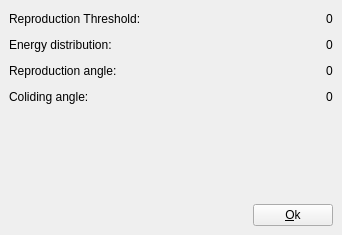
<ui version="4.0" >
 <class>Info</class>
 <widget class="QWidget" name="Info" >
  <property name="geometry" >
   <rect>
    <x>0</x>
    <y>0</y>
    <width>342</width>
    <height>235</height>
   </rect>
  </property>
  <property name="sizePolicy" >
   <sizepolicy vsizetype="Fixed" hsizetype="Preferred" >
    <horstretch>0</horstretch>
    <verstretch>0</verstretch>
   </sizepolicy>
  </property>
  <property name="windowTitle" >
   <string>Information</string>
  </property>
  <property name="windowIcon" >
   <iconset resource="../../../graphs/recursos.qrc" >
    <normaloff>:/icons/icons/main-icon.png</normaloff>:/icons/icons/main-icon.png</iconset>
  </property>
  <layout class="QVBoxLayout" >
   <property name="spacing" >
    <number>6</number>
   </property>
   <property name="margin" >
    <number>9</number>
   </property>
   <item>
    <layout class="QHBoxLayout" >
     <property name="spacing" >
      <number>6</number>
     </property>
     <property name="margin" >
      <number>0</number>
     </property>
     <item>
      <widget class="QLabel" name="labelReproducao_2" >
       <property name="text" >
        <string>Reproduction Threshold:</string>
       </property>
      </widget>
     </item>
     <item>
      <spacer>
       <property name="orientation" >
        <enum>Qt::Horizontal</enum>
       </property>
       <property name="sizeHint" stdset="0" >
        <size>
         <width>40</width>
         <height>20</height>
        </size>
       </property>
      </spacer>
     </item>
     <item>
      <widget class="QLabel" name="labelReproducao" >
       <property name="text" >
        <string>0</string>
       </property>
      </widget>
     </item>
    </layout>
   </item>
   <item>
    <layout class="QHBoxLayout" >
     <property name="spacing" >
      <number>6</number>
     </property>
     <property name="margin" >
      <number>0</number>
     </property>
     <item>
      <widget class="QLabel" name="labelDistribuicao_2" >
       <property name="text" >
        <string>Energy distribution:</string>
       </property>
      </widget>
     </item>
     <item>
      <spacer>
       <property name="orientation" >
        <enum>Qt::Horizontal</enum>
       </property>
       <property name="sizeHint" stdset="0" >
        <size>
         <width>40</width>
         <height>20</height>
        </size>
       </property>
      </spacer>
     </item>
     <item>
      <widget class="QLabel" name="labelDistribuicao" >
       <property name="text" >
        <string>0</string>
       </property>
      </widget>
     </item>
    </layout>
   </item>
   <item>
    <layout class="QHBoxLayout" >
     <property name="spacing" >
      <number>6</number>
     </property>
     <property name="margin" >
      <number>0</number>
     </property>
     <item>
      <widget class="QLabel" name="labelAnguloReproducao_2" >
       <property name="text" >
        <string>Reproduction angle:</string>
       </property>
      </widget>
     </item>
     <item>
      <spacer>
       <property name="orientation" >
        <enum>Qt::Horizontal</enum>
       </property>
       <property name="sizeHint" stdset="0" >
        <size>
         <width>40</width>
         <height>20</height>
        </size>
       </property>
      </spacer>
     </item>
     <item>
      <widget class="QLabel" name="labelAnguloReproducao" >
       <property name="text" >
        <string>0</string>
       </property>
      </widget>
     </item>
    </layout>
   </item>
   <item>
    <layout class="QHBoxLayout" >
     <property name="spacing" >
      <number>6</number>
     </property>
     <property name="margin" >
      <number>0</number>
     </property>
     <item>
      <widget class="QLabel" name="labelAnguloColisao_2" >
       <property name="text" >
        <string>Coliding angle:</string>
       </property>
      </widget>
     </item>
     <item>
      <spacer>
       <property name="orientation" >
        <enum>Qt::Horizontal</enum>
       </property>
       <property name="sizeHint" stdset="0" >
        <size>
         <width>40</width>
         <height>20</height>
        </size>
       </property>
      </spacer>
     </item>
     <item>
      <widget class="QLabel" name="labelAnguloColisao" >
       <property name="text" >
        <string>0</string>
       </property>
      </widget>
     </item>
    </layout>
   </item>
   <item>
    <spacer>
     <property name="orientation" >
      <enum>Qt::Vertical</enum>
     </property>
     <property name="sizeHint" stdset="0" >
      <size>
       <width>255</width>
       <height>39</height>
      </size>
     </property>
    </spacer>
   </item>
   <item>
    <layout class="QHBoxLayout" >
     <property name="spacing" >
      <number>6</number>
     </property>
     <property name="margin" >
      <number>0</number>
     </property>
     <item>
      <spacer>
       <property name="orientation" >
        <enum>Qt::Horizontal</enum>
       </property>
       <property name="sizeHint" stdset="0" >
        <size>
         <width>40</width>
         <height>20</height>
        </size>
       </property>
      </spacer>
     </item>
     <item>
      <widget class="QPushButton" name="buttonOk" >
       <property name="text" >
        <string>&amp;Ok</string>
       </property>
      </widget>
     </item>
    </layout>
   </item>
  </layout>
 </widget>
 <resources>
  <include location="../../../graphs/recursos.qrc" />
 </resources>
 <connections>
  <connection>
   <sender>buttonOk</sender>
   <signal>clicked()</signal>
   <receiver>Info</receiver>
   <slot>close()</slot>
   <hints>
    <hint type="sourcelabel" >
     <x>217</x>
     <y>159</y>
    </hint>
    <hint type="destinationlabel" >
     <x>270</x>
     <y>65</y>
    </hint>
   </hints>
  </connection>
 </connections>
</ui>
